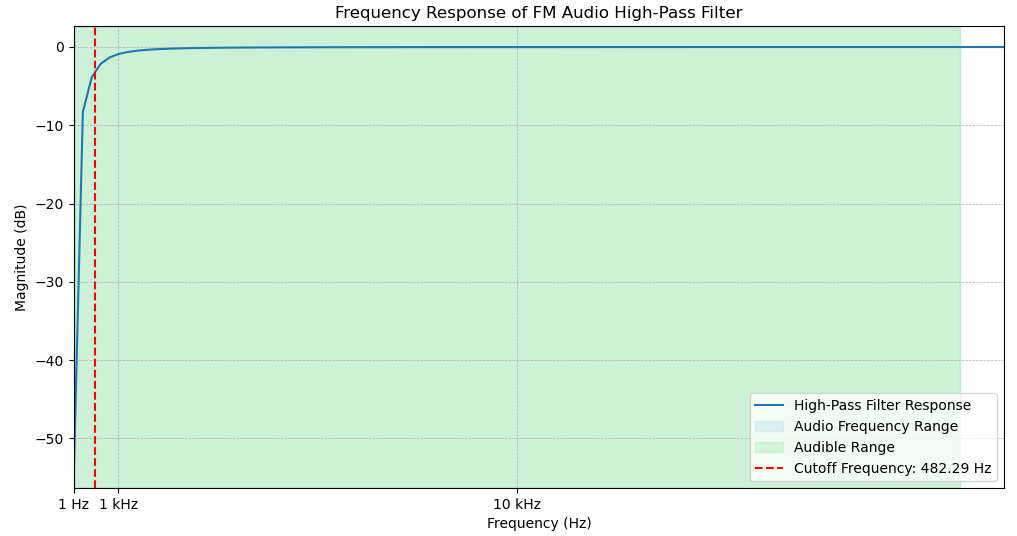

Source code (Python):
import numpy as np
import matplotlib.pyplot as plt

# Constants for the high-pass filter
R = 10e3  # 10k ohms
C = 33e-9  # 33nF

# Calculate the cutoff frequency
f_c = 1 / (2 * np.pi * R * C)

# Frequency range for the plot (0 to 10 kHz)
frequencies = np.linspace(1, 10e4, num=500)  # 1 Hz to 10 kHz
omega = 2 * np.pi * frequencies  # Angular frequency

# High-pass filter transfer function
H = omega / np.sqrt(omega**2 + (1 / (R * C))**2)

# Plot the frequency response
plt.figure(figsize=(12, 6))
plt.plot(frequencies, 20 * np.log10(H), label='High-Pass Filter Response')

# Highlighting audio frequency range (20 Hz to 20 kHz)
plt.axvspan(20, 20e3, color='lightblue', alpha=0.3, label='Audio Frequency Range')

# Highlighting audible frequency range (typically 20 Hz to 20 kHz)
plt.axvspan(20, 20e3, color='lightgreen', alpha=0.3, label='Audible Range')

# Adding cutoff frequency line
plt.axvline(f_c, color='r', linestyle='--', label=f'Cutoff Frequency: {f_c:.2f} Hz')

# Labeling the axes
plt.title('Frequency Response of FM Audio High-Pass Filter')
plt.xlabel('Frequency (Hz)')
plt.ylabel('Magnitude (dB)')

# Set x-axis to kHz for better readability
plt.xticks(ticks=[1, 1e3, 10e3], labels=['1 Hz', '1 kHz', '10 kHz'])

# Limit x-axis to 1 Hz to 21kHz
plt.xlim(1, 21e3)

# Adding grid and legend
plt.grid(True, which='both', linestyle='--', linewidth=0.5)
plt.legend()

# Show plot
plt.show()
